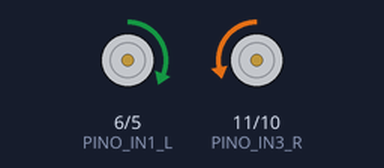
Simulated run of this sketch. Board: Arduino Uno, built with avr-gcc and run on an emulated ATmega328P. Shown: motor-driver pin pairs drawn as motors (green arrow = first pin HIGH = forward, orange = second pin HIGH = backward, longer = more drive).

Above: at 2.0 s.
At 6.0 s:
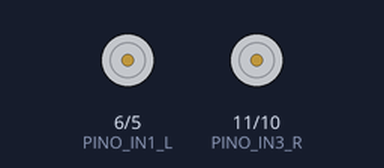
Timing chart, 0 to 10.4 s (numbered marks = the images above):
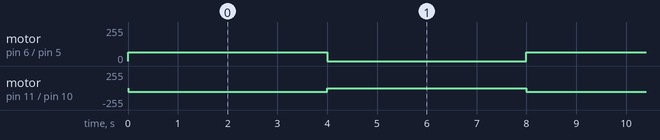

The sketch:

teste-linha-reta.ino
```cpp
// Programa: Controle de velocidade e direção de um motor Dc utilizando o módulo L298D

// Define os pinos de controle do motor ligados ao Arduino
#define PINO_IN1_L 6  // Pino responsável pelo controle no sentido horário
#define PINO_IN2_L 5  // Pino responsável pelo controle no sentido anti-horário
#define PINO_IN3_R 11  // Pino responsável pelo controle no sentido horário
#define PINO_IN4_R 10  // Pino responsável pelo controle no sentido anti-horário


void parar() {
    analogWrite(PINO_IN1_L, 0);  // Aplica o valor PWM no pino IN1
    analogWrite(PINO_IN2_L, 0);
    analogWrite(PINO_IN4_R, 0);  // Aplica o valor PWM no pino IN1
    analogWrite(PINO_IN3_R, 0);  // Aplica o valor PWM no pino IN1
}


void frente() {
    analogWrite(PINO_IN1_L, 65);  // Aplica o valor PWM no pino IN1
    analogWrite(PINO_IN4_R, 55);  // Aplica o valor PWM no pino IN1

    analogWrite(PINO_IN2_L, 0);
    analogWrite(PINO_IN3_R, 0);
}


void setup(){
  Serial.begin(115200);

  // Configura os pinos de controle como saída
  pinMode(PINO_IN1_L, OUTPUT);  // Define o pino IN1 como saída
  pinMode(PINO_IN2_L, OUTPUT);  // Define o pino IN2 como saída
  pinMode(PINO_IN3_R, OUTPUT);  // Define o pino IN1 como saída
  pinMode(PINO_IN4_R, OUTPUT);  // Define o pino IN2 como saída


  // Valores Iniciais
  parar();
}

void loop() {
    frente();
    delay(4000);
    parar();
    delay(4000);
}
```

Measured:
- by itself, motor on pin 6 (PINO_IN1_L) / pin 5 (PINO_IN2_L): alternates forward 65/255 for 4.0 s and stopped for 4.0 s
- by itself, motor on pin 11 (PINO_IN3_R) / pin 10 (PINO_IN4_R): alternates backward 55/255 for 4.0 s and stopped for 4.0 s
